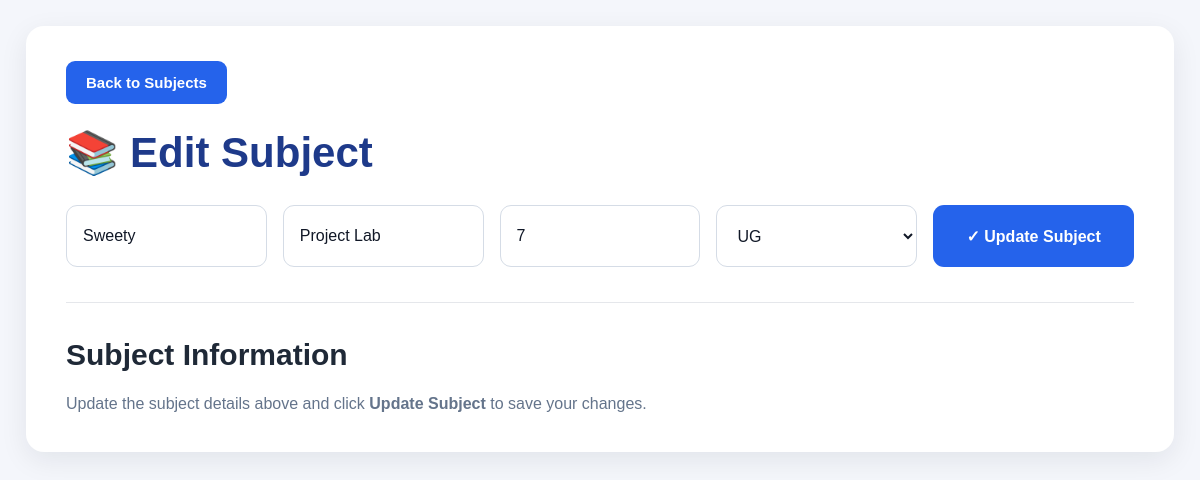
The app's page /edit_subject/28 (signed in) with its own data.
### tables this page shows
CREATE TABLE subjects (
            id INTEGER PRIMARY KEY AUTOINCREMENT,
            student_name TEXT,
            subject_name TEXT NOT NULL,
            subject_code TEXT,
            course_type TEXT DEFAULT 'UG'
        );

### app.py (the view, shortened to what this page needs)
@app.route("/edit_subject/<int:id>", methods=["GET", "POST"])
def edit_subject(id):
    conn = get_db()
    try:
        subject = conn.execute("""
            SELECT *
            FROM subjects
            WHERE id = ?
        """, (id,)).fetchone()
        if subject is None:
            flash("Subject not found.", "error")
            return redirect(url_for("subjects"))
        students_data = conn.execute("""
            SELECT
                id,
                name,
                email,
                course,
                semester,
                UPPER(TRIM(COALESCE(course_type, 'UG'))) AS course_type,
                student_code
            FROM students
            ORDER BY name
        """).fetchall()
        subject_with_student = conn.execute("""
            SELECT
                sub.*,
                s.student_code
            FROM subjects AS sub
            LEFT JOIN students AS s
                ON LOWER(TRIM(s.name)) =
                   LOWER(TRIM(sub.student_name))
               AND UPPER(TRIM(COALESCE(s.course_type, 'UG'))) =
                   UPPER(TRIM(COALESCE(sub.course_type, 'UG')))
            WHERE sub.id = ?
        """, (id,)).fetchone()
        return render_template(
            "edit_subject.html",
            subject=subject_with_student,
            students=students_data
        )
    except Exception:
        conn.rollback()
        app.logger.exception("Error editing subject")
        flash("Unable to process the subject edit.", "error")
        return redirect(url_for("subjects"))
    finally:
        conn.close()

### app.py (called while the page is built)
def get_db():
    conn = sqlite3.connect(DB_PATH)
    conn.row_factory = sqlite3.Row
    return conn

@app.before_request
def teacher_only_access():
    if request.endpoint in ("login", "static"):
        return None
    if (
        session.get("role") != "teacher"
        or not session.get("user_id")
    ):
        session.clear()
        flash("Please log in using a teacher account.", "error")
        return redirect(url_for("login"))

### templates/edit_subject.html (shortened to what this page needs)
<!DOCTYPE html>
<html lang="en">
<head>
    <link rel="stylesheet"
          href="{{ url_for('static', filename='style.css') }}">
</head>
<body>
<div class="container">
    <a href="{{ url_for('subjects') }}" class="back-btn">
        Back to Subjects
    </a>
    <h1>📚 Edit Subject</h1>
    <form method="POST">
        <div class="form-grid">
            <input type="text"
                   name="student_name"
                   placeholder="Student Name"
                   value="{{ subject[1] }}"
                   required>
            <input type="text"
                   name="subject_name"
                   placeholder="Subject Name"
                   value="{{ subject[2] }}"
                   required>
            <input type="text"
                   name="subject_code"
                   placeholder="Subject Code"
                   value="{{ subject[3] }}"
                   required>
            <select name="course_type" required>
                <option value="UG"
                    {% if subject[4] == 'UG' %}selected{% endif %}>
                    UG
                </option>
            </select>
            <button type="submit">✓ Update Subject</button>
        </div>
    </form>
    <hr>
    <h2>Subject Information</h2>
    <p class="description">
        Update the subject details above and click
        <strong>Update Subject</strong> to save your changes.
    </p>
</div>
</body>
</html>

### static/style.css (style rules this page uses)
* { margin:0; padding:0; box-sizing:border-box; }
body { font-family:'Segoe UI',sans-serif; background:#f4f6f9; padding:25px; }
.container { background:#fff; padding:35px; border-radius:15px; box-shadow:0 4px 12px rgba(0,0,0,0.08); }
h1 { color:#1e3a8a; font-size:42px; font-weight:700; margin-bottom:30px; }
h2 { font-size:32px; margin:30px 0 20px; }
form { display:flex; flex-wrap:wrap; gap:15px; align-items:center; margin-bottom:25px; }
input, select { width:280px; height:50px; padding:0 15px; border:1px solid #d1d5db; border-radius:8px; font-size:16px; }
button { background:#2563eb; color:#fff; border:none; height:50px; padding:0 25px; border-radius:8px; font-size:16px; cursor:pointer; }
hr { margin:25px 0; border:none; border-top:1px solid #ddd; }
.back-btn { display:inline-block; margin-bottom:20px; padding:10px 18px; background:#2563eb; color:white; text-decoration:none; border-radius:6px; font-weight:600; }
.back-btn { display: inline-block; background: #2563eb; color: white; padding: 12px 20px; border-radius: 8px; text-decoration: none; font-size: 15px; font-weight: 600; margin-bottom: 20px; transition: background 0.3s ease; }
* { margin: 0; padding: 0; box-sizing: border-box; }
:root { --primary: #2463eb; --primary-dark: #1d4ed8; --navy: #101d42; --muted: #68748a; --border: #d9e0eb; }
body { font-family: Arial, Helvetica, sans-serif; color: var(--navy); background: #f3f6fc; }

### templates/edit_subject.html (style rules this page uses)
* { box-sizing: border-box; }
body { margin: 0; padding: 26px; background: #f4f6fb; font-family: Arial, sans-serif; color: #1f2937; }
.container { max-width: 1500px; margin: auto; padding: 35px 40px; background: #ffffff; border-radius: 18px; box-shadow: 0 8px 28px rgba(15, 23, 42, 0.08); }
.back-btn { display: inline-block; margin-bottom: 24px; padding: 13px 20px; border-radius: 9px; background: #2563eb; color: #ffffff; text-decoration: none; font-weight: bold; transition: background 0.2s; }
h1 { margin: 0 0 28px; color: #1e3a8a; font-size: 42px; }
.form-grid { display: grid; grid-template-columns: repeat(5, minmax(0, 1fr)); gap: 16px; align-items: center; }
input, select, button { width: 100%; min-width: 0; min-height: 62px; padding: 15px 16px; border: 1px solid #d5dce6; border-radius: 11px; font-size: 16px; }
input, select { background: #ffffff; color: #111827; }
button { background: #2563eb; color: white; border: none; cursor: pointer; font-weight: bold; transition: background 0.2s; }
hr { border: 0; border-top: 1px solid #e5e7eb; margin: 35px 0; }
h2 { margin: 0 0 18px; color: #1f2937; font-size: 30px; }
.description { margin: 0; color: #64748b; font-size: 16px; line-height: 1.7; }

### records on screen
subjects: student_name "Sweety", subject_name "Project Lab", subject_code "7", course_type "UG"
